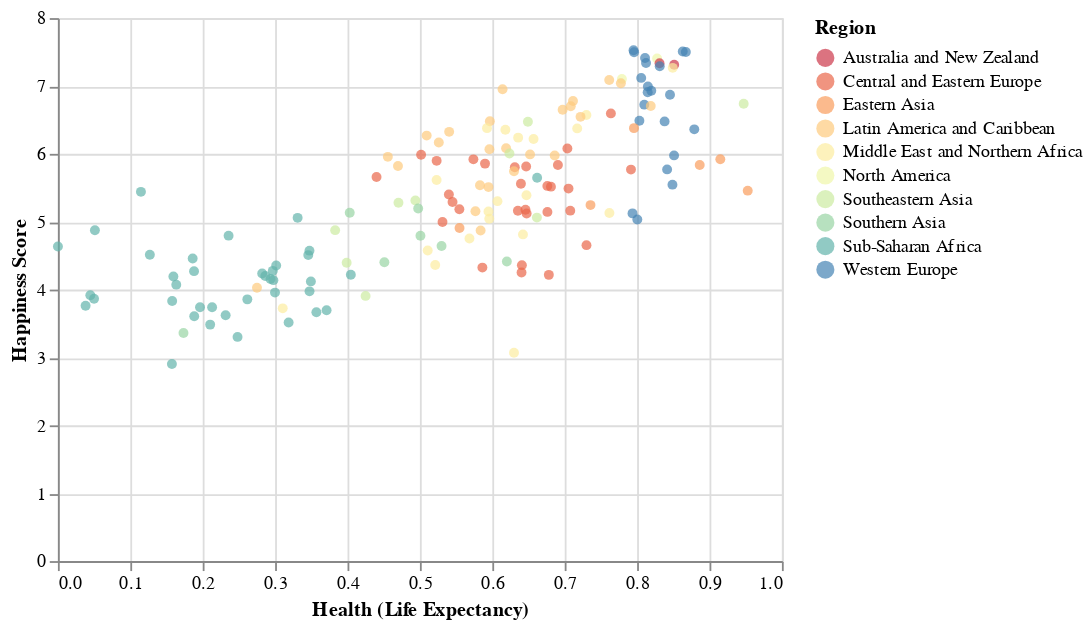

Notebook code cell kept with this figure:
### Markdown cell above
Now that we're happy with our color scheme (though feel free to [experiment with others!](https://altair-viz.github.io/user_guide/customization.html)). Let's start to integrate some additional information into the visualization, starting with a basic interaction: adding a tooltip.

### Code cell
alt.Chart(data).mark_circle().encode(
    x = "Health (Life Expectancy)",
    y = "Happiness Score",
    color=alt.Color('Region', scale=alt.Scale(scheme='spectral')),
    tooltip=["Country", "Happiness Score"]
)

### Figure 1 — Vega-Lite specification as saved in the notebook (floating-point values rounded to 4 significant figures; data arrays with more than 128 entries replaced by an {"elided": "..."} marker saying what was removed)
{"config": {"view": {"continuousWidth": 400, "continuousHeight": 300}}, "data": {"name": "data-7788278e77f66128859c57f947a291e7"}, "mark": "circle", "encoding": {"color": {"type": "nominal", "field": "Region", "scale": {"scheme": "spectral"}}, "tooltip": [{"type": "nominal", "field": "Country"}, {"type": "quantitative", "field": "Happiness Score"}], "x": {"type": "quantitative", "field": "Health (Life Expectancy)"}, "y": {"type": "quantitative", "field": "Happiness Score"}}, "$schema": "https://vega.github.io/schema/vega-lite/v4.8.1.json", "datasets": {"data-7788278e77f66128859c57f947a291e7": {"elided": "157 records"}}}
